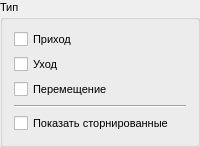
                     <widget class="QGroupBox" name="groupBox_SearchTypeInvoices">
                      <property name="sizePolicy">
                       <sizepolicy hsizetype="Preferred" vsizetype="Maximum">
                        <horstretch>0</horstretch>
                        <verstretch>0</verstretch>
                       </sizepolicy>
                      </property>
                      <property name="font">
                       <font>
                        <pointsize>8</pointsize>
                        <weight>50</weight>
                        <italic>false</italic>
                        <bold>false</bold>
                        <underline>false</underline>
                        <kerning>true</kerning>
                       </font>
                      </property>
                      <property name="title">
                       <string>Тип</string>
                      </property>
                      <layout class="QVBoxLayout" name="verticalLayout_2">
                       <item>
                        <widget class="QCheckBox" name="checkBox_SearchTypeInvoicesComing">
                         <property name="text">
                          <string>Приход</string>
                         </property>
                        </widget>
                       </item>
                       <item>
                        <widget class="QCheckBox" name="checkBox_SearchTypeInvoicesCarel">
                         <property name="text">
                          <string>Уход</string>
                         </property>
                        </widget>
                       </item>
                       <item>
                        <widget class="QCheckBox" name="checkBox_SearchTypeInvoicesMoving">
                         <property name="text">
                          <string>Перемещение</string>
                         </property>
                        </widget>
                       </item>
                       <item>
                        <widget class="Line" name="line">
                         <property name="orientation">
                          <enum>Qt::Horizontal</enum>
                         </property>
                        </widget>
                       </item>
                       <item>
                        <widget class="QCheckBox" name="checkBox_SearchTypeInvoicesStorno">
                         <property name="text">
                          <string>Показать сторнированные</string>
                         </property>
                        </widget>
                       </item>
                      </layout>
                     </widget>
